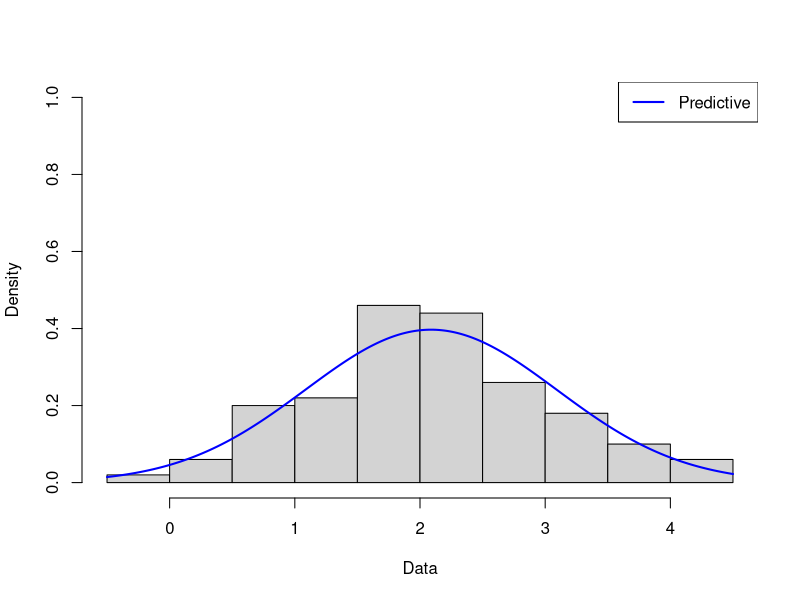

Here is the R script that generated this plot:
# Generate data
set.seed(123)
n <- 100; mu_true <- 2; sig2 <- 1
data <- rnorm(n, mu_true, sqrt(sig2))

# Hyperparameters
mu.0 <- 0
sig2.0 <- 10

mu.post <- (mu.0*sig2+n*sig2.0*mean(data))/(sig2+n*sig2.0)
var.post <- sig2*sig2.0/(sig2+n*sig2.0)

# Predictive density function
pred_pdf <- function(x) {dnorm(x, mu.post, sqrt(var.post + sig2))}

# Plot predictive density against data histogram
hist(data, probability = T, main="", xlab="Data", ylim = c(0,1))
curve(pred_pdf(x), n=1000, lwd=2, col='blue', add = T)
legend("topright",c("Predictive"), lwd=2,col=c("blue"))